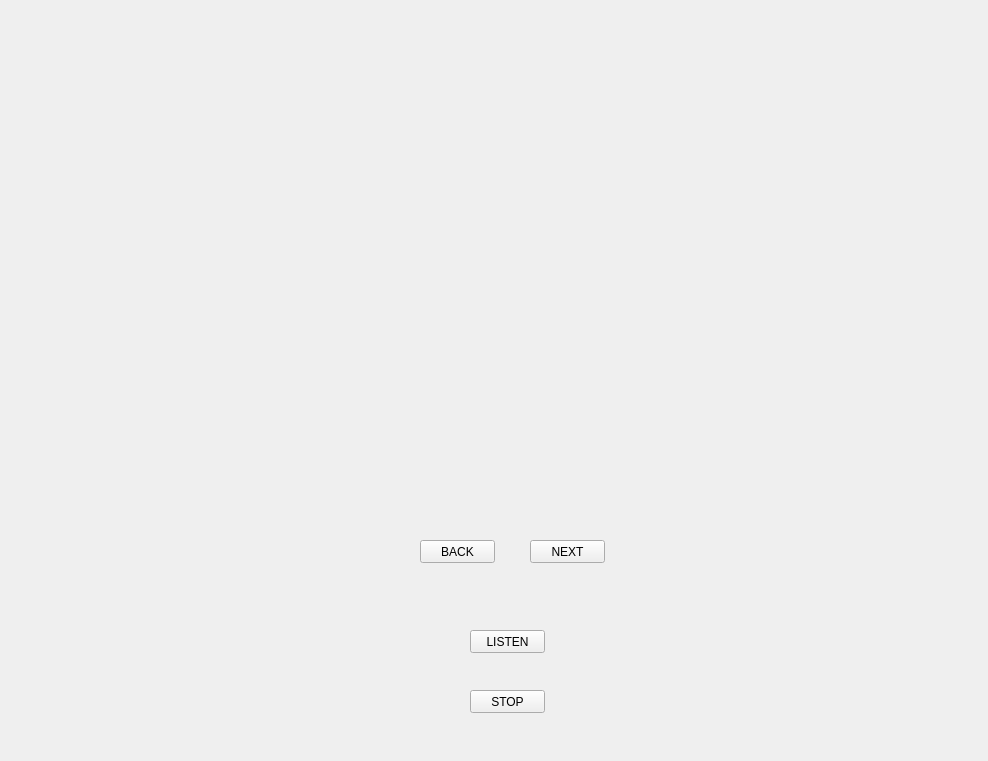
<?xml version="1.0" encoding="UTF-8"?>
<ui version="4.0">
 <class>Main_Form</class>
 <widget class="QWidget" name="Main_Form">
  <property name="geometry">
   <rect>
    <x>0</x>
    <y>0</y>
    <width>988</width>
    <height>761</height>
   </rect>
  </property>
  <property name="windowTitle">
   <string>auto turn sheet music</string>
  </property>
  <widget class="QPushButton" name="next_pushButton">
   <property name="geometry">
    <rect>
     <x>530</x>
     <y>540</y>
     <width>75</width>
     <height>23</height>
    </rect>
   </property>
   <property name="text">
    <string>NEXT</string>
   </property>
  </widget>
  <widget class="QPushButton" name="back_pushButton">
   <property name="geometry">
    <rect>
     <x>420</x>
     <y>540</y>
     <width>75</width>
     <height>23</height>
    </rect>
   </property>
   <property name="text">
    <string>BACK</string>
   </property>
  </widget>
  <widget class="QPushButton" name="listen_pushButton">
   <property name="geometry">
    <rect>
     <x>470</x>
     <y>630</y>
     <width>75</width>
     <height>23</height>
    </rect>
   </property>
   <property name="text">
    <string>LISTEN</string>
   </property>
  </widget>
  <widget class="QPushButton" name="stop_pushButton">
   <property name="geometry">
    <rect>
     <x>470</x>
     <y>690</y>
     <width>75</width>
     <height>23</height>
    </rect>
   </property>
   <property name="text">
    <string>STOP</string>
   </property>
  </widget>
  <widget class="QLabel" name="image_label">
   <property name="geometry">
    <rect>
     <x>20</x>
     <y>50</y>
     <width>951</width>
     <height>261</height>
    </rect>
   </property>
   <property name="text">
    <string/>
   </property>
  </widget>
 </widget>
 <resources/>
 <connections/>
</ui>
